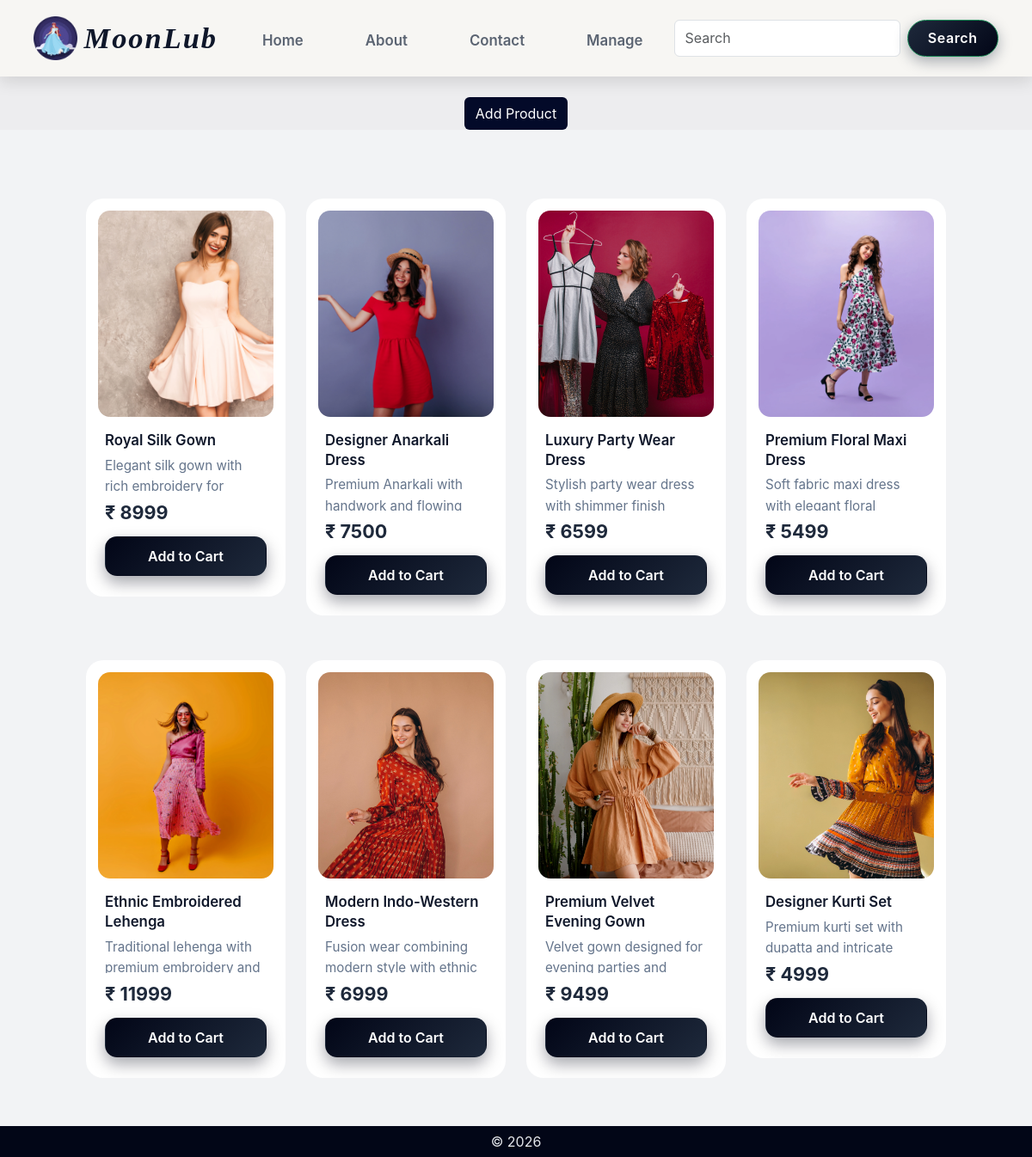
The page /products/all/ on the database its author committed.
### products/models.py (models this page shows, shortened)
class Product(models.Model):
    title = models.CharField(max_length = 255)
    desc = models.TextField(max_length = 500)
    price = models.PositiveIntegerField()
    stock = models.PositiveIntegerField()
    thumbnail = models.ImageField(upload_to = 'products/thumbnails/')
    created_at = models.DateTimeField(auto_now_add = True)
    updated_at = models.DateTimeField(auto_now = True)

### products/views.py (the view)
# urls.py: path('all/',productsView, name='products'),
def productsView(request):
    template = 'products/product.html'
    context = {
        'current_page' : 'products',
        'products' : Product.objects.all()
    }
    return render(request, template_name=template, context=context)

### templates/products/product.html (shortened to what this page needs)
{% extends 'base/base.html' %}
{% block content %}
<section class="d-flex justify-content-center align-items-center mt-4 crud">
    <a href="{% url 'add_product' %}" class="btn">Add Product</a>
</section>
<section>
    <div>
        {% include 'products/includes/productsSection.html' %}
    </div>
</section>
{% endblock %}

### templates/products/includes/productCard.html
<div class="col-12 col-sm-6 col-md-4 col-lg-3">
    <a href="{% url 'product_details' product.pk %}">
        <div class="card">
            {% if product.thumbnail %}
            <img src="{{product.thumbnail.url}}" class="card-img-top" alt="Product">
            <div class="card-body">
                <h5 class="card-title">{{product.title}}</h5>
                {% else %}
                <div>
                    No Image
                </div>
                {% endif %}
                <p class="card-text">{{product.desc}}</p>
                <h4 class="card-price">&#8377; {{product.price}}</h4>
                {% if product.stock > 0 %}
                <a href="" class="btn btns w-100">Add to Cart</a>
                {% else %}
                <a href="" class="btn btnss w-100" disabled>Out of Stock</a>
                {% endif %}
            </div>
        </div>
    </a>
</div>

### static/css/styles.css (style rules this page uses)
* { margin: 0; padding: 0; box-sizing: border-box; }
body { padding: 89px 0 0 0; font-family: 'Inter', sans-serif; background-color: #ededef; }

### rows shown on the page
Product: thumbnail (picture), title "Royal Silk Gown", desc "Elegant silk gown with rich embroidery for…", price "8999", stock "Add to Cart"
Product: thumbnail (picture), title "Designer Anarkali Dress", desc "Premium Anarkali with handwork and flowing…", price "7500", stock "Add to Cart"
Product: thumbnail (picture), title "Luxury Party Wear Dress", desc "Stylish party wear dress with shimmer finish", price "6599", stock "Add to Cart"
Product: thumbnail (picture), title "Premium Floral Maxi Dress", desc "Soft fabric maxi dress with elegant floral…", price "5499", stock "Add to Cart"
Product: thumbnail (picture), title "Ethnic Embroidered Lehenga", desc "Traditional lehenga with premium embroidery and…", price "11999", stock "Add to Cart"
Product: thumbnail (picture), title "Modern Indo-Western Dress", desc "Fusion wear combining modern style with ethnic…", price "6999", stock "Add to Cart"
Product: thumbnail (picture), title "Premium Velvet Evening Gown", desc "Velvet gown designed for evening parties and…", price "9499", stock "Add to Cart"
Product: thumbnail (picture), title "Designer Kurti Set", desc "Premium kurti set with dupatta and intricate…", price "4999", stock "Add to Cart"
